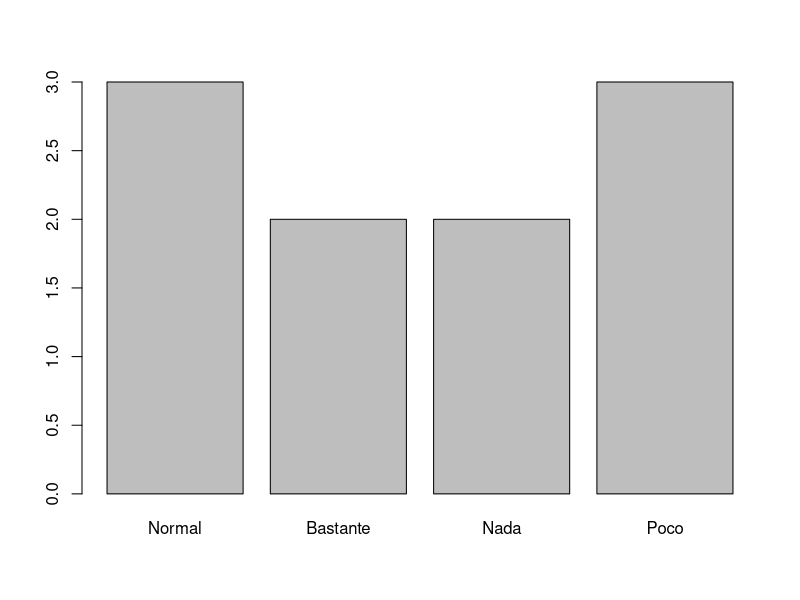
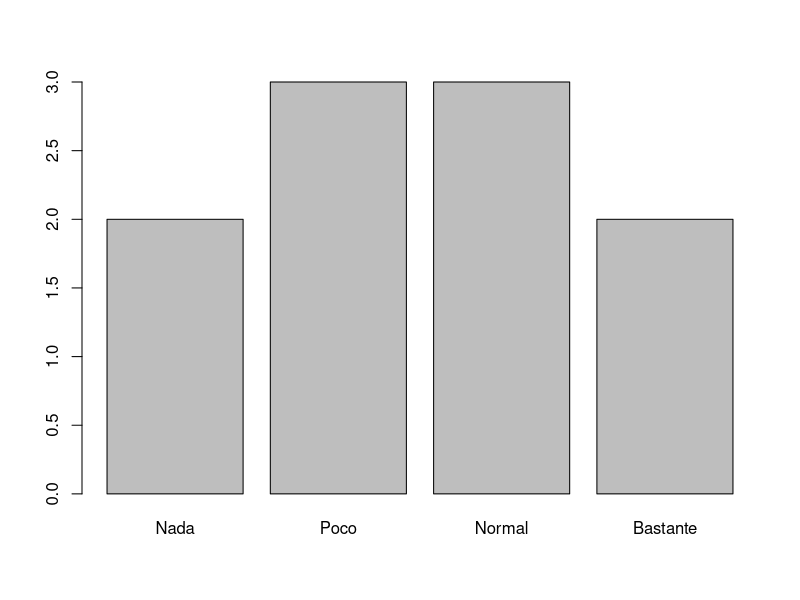

These figures' R source, in order:
#Ejercicio 8
#Apartado A
alcohol <- c("N", "S", "S", "N", "S", "N", "N", "S", "S", "S")
alcoholFactor <- factor(alcohol, levels = c("S", "N"), labels = c("Sí", "No"))

#Apartado B
fuma <- c(0, 1, 0, 1, 0, 0, 0, 1, 1, 1)
fumaFactor <- factor(fuma, levels = c(0, 1), labels = c("No Fuma", "Fuma"))
fumaFactor

#Apartado C
deporte <- c("POCO", "Nada", "Bastante", "NORMAL", "Normal", "Poco", "Normal", "BASTANTE", "Poco", "NADA")
deporteFactor <- factor(deporte)
deporteFactor
#El problema que ha ocurrido es que no se ha seguido un convenio o un protocolo para la encuesta ya que algunos han respondido en mayuscula otros en minuscula, y R al distinguir mayusculas de minusculas, cada opción descrita la detecta como un nuevo nivel.

#Apartado D
#Se deben modificar en el vector las mayusculas a minusculas, con la primera letra siempre en mayuscula.
deporte <- c("Poco", "Nada", "Bastante", "Normal", "Normal", "Poco", "Normal", "Bastante", "Poco", "Nada")
deporteFactor <- factor(deporte, levels = c("Normal", "Bastante", "Nada", "Poco"))
deporteFactor
plot(deporteFactor)
#Se muestra un gráfico sin una ordenación lógica.

#Apartado E
deporteFactorOrd <- factor(deporte, levels = c("Nada", "Poco", "Normal", "Bastante"), ordered = TRUE)
deporteFactorOrd
plot(deporteFactorOrd)
#Al ordenar el nuevo factor, ya se pueden obtener conclusiones fiables a partir del gráfico.

#Apartado F - Obtener los indices (lo mismo que el numero de encuestado) según diferentes preguntas.
#Resultado 1 - no beben ni fuman, y al menos, les gusta el deporte de forma normal.
indices1 <- which(alcoholFactor == "No" & fumaFactor == "No Fuma" & deporteFactorOrd >= "Normal")
print(indices1)

#Resultado 2 -  fuman, beben y, al menos, les gusta un poco el deporte
#indices2 <- which(alcoholFactor == "Sí" & fumaFactor == "Fuma" & deporteFactorOrd %in% c("Poco", "Normal", "Bastante"))
indices2 <- which(alcoholFactor == "Sí" & fumaFactor == "Fuma" & deporteFactorOrd >= "Poco")
print(indices2)

#Apartado G
str(alcohol)
str(alcoholFactor)
#Tras ejecutar estos comandos, observamos que el vector devuelve el listado de valores
#Mientras que el factor devuelve mucha mas información: el numero de niveles, las etiquetas asignadas y los valores ordenados.
#Asimismo, en el apartado anterior, se puede observar como los factores de etiquetas pueden tener un orden, util para realizar consultas con operadores < y >.
